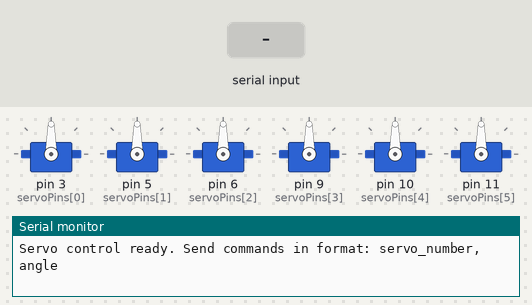
Simulated run of this sketch. Board: Arduino Uno, built with avr-gcc and run on an emulated ATmega328P. Parts: 6 × servo, the last lines printed to the serial monitor. Inputs (shaded band) come from the test bench.

Above: at 1.2 s.
1.3 s: "1,90\n" received over Serial
At 2.5 s:
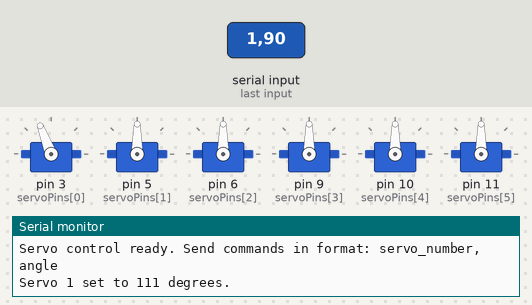
2.8 s: "90,45\n" received over Serial
4.3 s: "1\n" received over Serial
Timing chart, 0 to 7.3 s (numbered marks = the images above; inputs shaded):
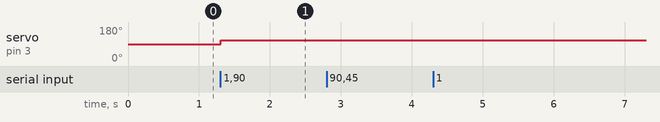

The sketch:

ani_uno_code.ino
```cpp
#include <Servo.h>

// Create an array for 6 servos
Servo servos[6];

// Define the pins for each servo
const int servoPins[6] = {3, 5, 6, 9, 10, 11};

void setup() {
  Serial.begin(9600);

  // Attach each servo and initialize at 90° (neutral)
  for (int i = 0; i < 6; i++) {
    servos[i].attach(servoPins[i]);
    servos[i].write(90);
  }

  Serial.println("Servo control ready. Send commands in format: servo_number,angle");
}

void loop() {
  if (Serial.available() > 0) {
    String input = Serial.readStringUntil('\n');
    input.trim();

    int commaIndex = input.indexOf(',');
    if (commaIndex == -1) {
      Serial.println("Invalid format. Use: servo_number,angle");
      return;
    }

    int servoNum = input.substring(0, commaIndex).toInt();
    int commandAngle = input.substring(commaIndex + 1).toInt();

    // Validate servo number and angle range
    if (servoNum < 1 || servoNum > 6 || commandAngle < 0 || commandAngle > 180) {
      Serial.println("Servo number must be 1-6 and angle 0-180.");
      return;
    }

    int outputAngle = commandAngle;

    // Apply calibration mapping for the eye servos (servo 1 and servo 2)
    if (servoNum == 1) {
      // For Servo 1 (eye): 0 -> closed=69, 180 -> open=154.
      outputAngle = map(commandAngle, 0, 180, 69, 154);
    } else if (servoNum == 2) {
      // For Servo 2 (eye): 0 -> open=154, 180 -> closed=69.
      outputAngle = map(commandAngle, 0, 180, 154, 69);
    }
    // For servos 3-6, the command is used directly (or add mapping as needed).

    servos[servoNum - 1].write(outputAngle);

    Serial.print("Servo ");
    Serial.print(servoNum);
    Serial.print(" set to ");
    Serial.print(outputAngle);
    Serial.println(" degrees.");
  }
}
```

Measured:
- after the input at 1.3 s, servo on pin 3 (servoPins[0]): 90° → 111° at once
